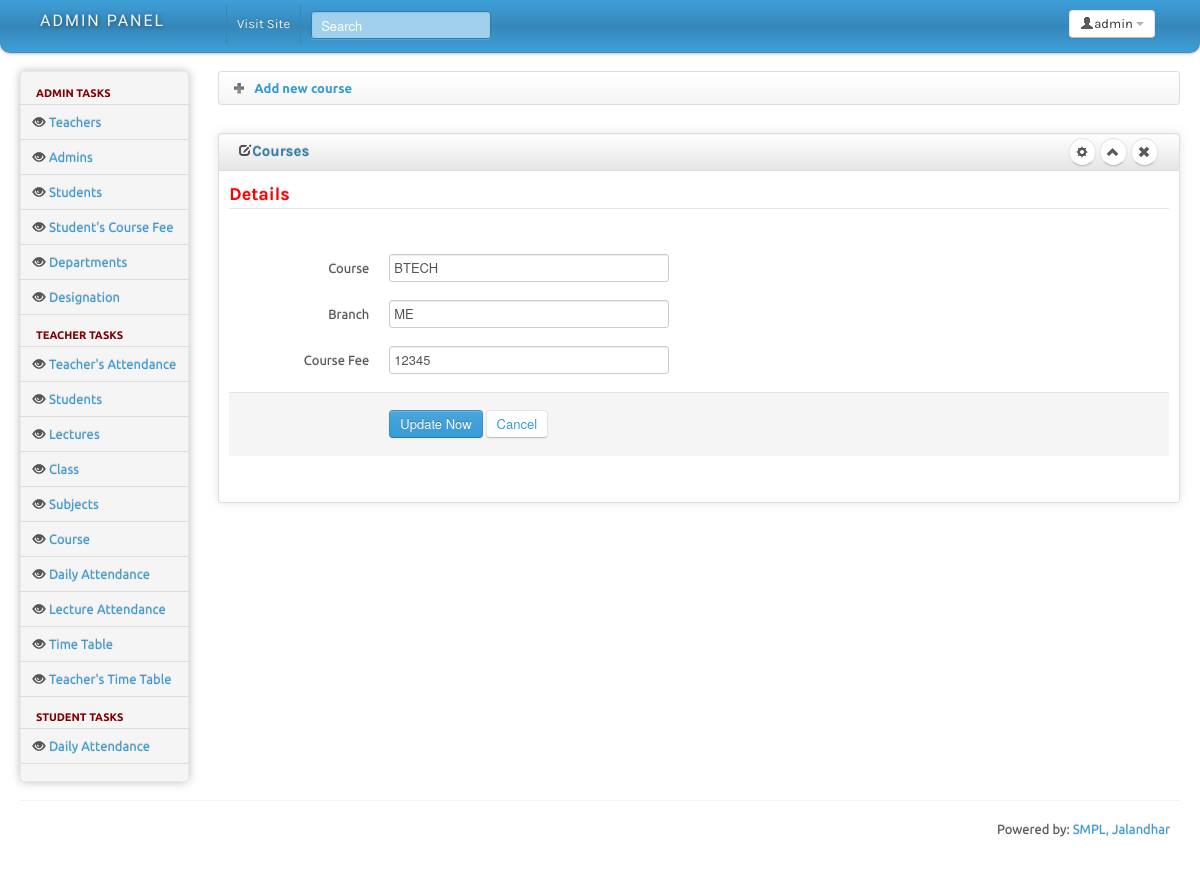
The page /admin/editcourse.php?id=1 (signed in) on the database its author committed.
### tables this page shows
CREATE TABLE `courses` (
  `id` int(11) NOT NULL,
  `name` varchar(50) NOT NULL,
  `branch` varchar(50) NOT NULL,
  `fee_details` varchar(100) NOT NULL
);

### admin/config.php (called while the page is built, shortened)
<?php
class task
{
    public function connect()
    {
        $this->con=mysqli_connect($_SESSION['db_ip'], $_SESSION['db_user'], $_SESSION['db_pass'], $_SESSION['db_name']);
    }
}

### admin/editcourse.php (the view, shortened to what this page needs)
<?php
	require_once("config.php");
	$cat = new task;
	if(isset($_GET["id"]))
	{
		$id = $_GET["id"];
		$cat->connect();
		$query = "select * from courses where id='$id'";
		$data = mysqli_query($cat->con,$query);
		$row = mysqli_fetch_array($data);
		extract($row);
	}
?>
<?php require_once("headincludes.php"); ?>
<body>
		<?php require_once("topbar.php"); ?>
		<div class="container-fluid">
		<div class="row-fluid">
			<div class="span2 main-menu-span">
				<div class="well nav-collapse sidebar-nav">
					<?php require_once("sidemenu.php"); ?>
				</div>
			</div>
			<div id="content" class="span10">
			<div>
				<ul class="breadcrumb">
					<li>
						<a href="addcourse.php" style="text-decoration:none;">
							<img src="img/add.png" />
							<span style="font-weight:bold;">
								Add new course
							</span>
						</a>
					</li>
				</ul>
			</div>
			<div class="row-fluid sortable">
				<div class="box span12">
					<div class="box-header well" data-original-title>
						<h2><i class="icon-edit"></i>Courses</h2>
						<div class="box-icon">
							<a href="#" class="btn btn-setting btn-round"><i class="icon-cog"></i></a>
							<a href="#" class="btn btn-minimize btn-round"><i class="icon-chevron-up"></i></a>
							<a href="#" class="btn btn-close btn-round"><i class="icon-remove"></i></a>
						</div>
					</div>
					<div class="box-content">
						<form class="form-horizontal" name="newclient" method="post" enctype="multipart/form-data">
							<fieldset>
								<legend><h3 style="color:red;">Details</h3></legend>
							  <div class="control-group">
								<label class="control-label" for="focusedInput">Course</label>
								<div class="controls">
								  <input name="course_name" class="input-xlarge focused" id="focusedInput" type="text" value="<?php echo $name; ?>" />
								</div>
							  </div>
							  <div class="control-group">
								<label class="control-label" for="focusedInput">Branch</label>
								<div class="controls">
								  <input name="branch" class="input-xlarge focused" id="focusedInput" type="text" value="<?php echo $branch; ?>" />
								</div>
							  </div>
							  <div class="control-group">
								<label class="control-label" for="focusedInput">Course Fee</label>
								<div class="controls">
								  <input name="fee" class="input-xlarge focused" id="focusedInput" type="text" value="<?php echo $fee_details; ?>" />
								</div>
							  </div>
							  <div class="form-actions">
								<button type="submit" name="submit" class="btn btn-primary">Update Now</button>
								<button class="btn"><a href="course.php">Cancel</a></button>
							  </div>
							</fieldset>
						  </form>
					</div>
				</div>
			</div>
			</div>
				</div>
		<hr>
		<?php require_once("footer.php"); ?>
	</div>
</body>
</html>

### admin/css/charisma-app.css (style rules this page uses)
.box { border: 1px solid #DEDEDE; border-radius:3px; -webkit-border-radius:3px; -moz-border-radius:3px; margin-top: 10px; margin-bottom: 10px ; box-shadow: 0 0 10px rgba(189, 189, 189, 0.4); -webkit-box-shadow: 0 0 10px rgba(189, 189, 189, 0.4); -moz-box-shadow: 0 0 10px rgba(189, 189, 189, 0.4); }
.box-header { border:none; padding-top:5px; border-bottom: 1px solid #DEDEDE; border-radius:3px 3px 0 0; -webkit-border-radius:3px 3px 0 0; -moz-border-radius:3px 3px 0 0; height:12px; min-height:12px; margin-bottom: 0; cursor:move; font-weight:bold; font-size:16px; background: -moz-linear-gradient(top, rgba(255,255,255,0) 0%, rgba(0,0,0,0.1) 100%); background: -webkit-gradient(linear, left top, left bottom, color-stop(0%,rgba(255,255,255,0)), color-stop(100%,rgba(0,0,0,0.1))); background: -webkit-linear-gradient(top, rgba(255,255,255,0) 0%,rgba(0,0,0,0.1) 100%); background: -o-linear-gradient(top, rgba(255,255,255,0) 0%,rgba(0,0,0,0.1) 100%); background: -ms-linear-gradient(top, rgba(255,255,255,0) 0%,rgba(0,0,0,0.1) 100%); background: linear-gradient(to bottom, rgba(255,255,255,0) 0%,rgba(0,0,0,0.1) 100%); filter: progid:DXImageTransform.Microsoft.gradient( startColorstr='#00ffffff', endColorstr='#1a000000',GradientType=0 ); }
.box-header h2 { font-size:15px; width:auto; clear:none; float:left; line-height:25px; }
.box-header h2 > i { margin-top:1px; }
.box-icon { float:right; }
.box-icon a { clear:none; float:left; margin:0 2px; height: 18px; width:5px; margin-top: -1px; }
.box-icon a i { margin-left:-4.5px; }
.box-content { padding:10px; }
.btn-round { border-radius: 40px; -webkit-border-radius: 40px; -moz-border-radius: 40px; font-size:12px; padding-top:4px; }
.sidebar-nav { min-height:0; box-shadow: 0 0 10px #BDBDBD; -webkit-box-shadow: 0 0 10px #BDBDBD; -moz-box-shadow: 0 0 10px #BDBDBD; border-radius: 5px; -webkit-border-radius: 5px; -moz-border-radius: 5px; margin-bottom: 0; padding-bottom:0; }

### admin/headincludes.php (style rules this page uses)
body { padding-bottom: 40px; }
.sidebar-nav { padding: 9px 0; }

### rows shown on the page
courses: course_name "BTECH", branch "ME", fee "12345"
